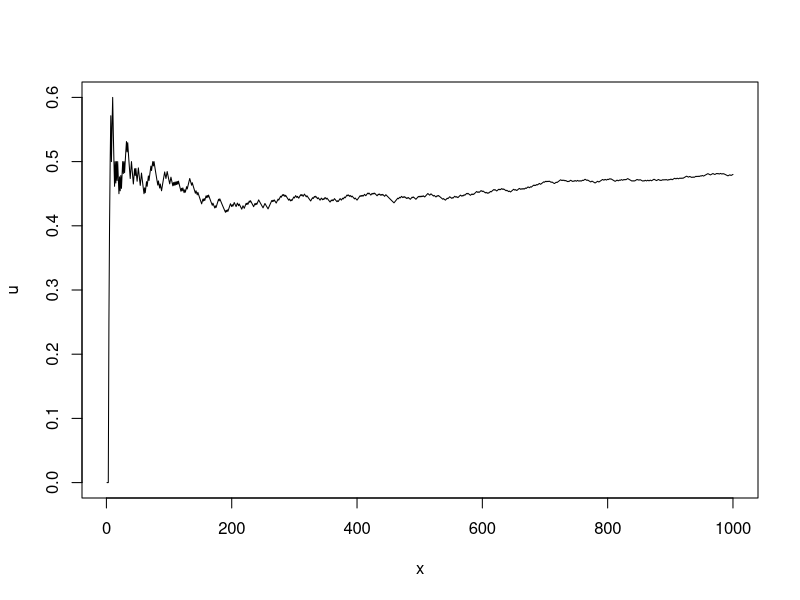
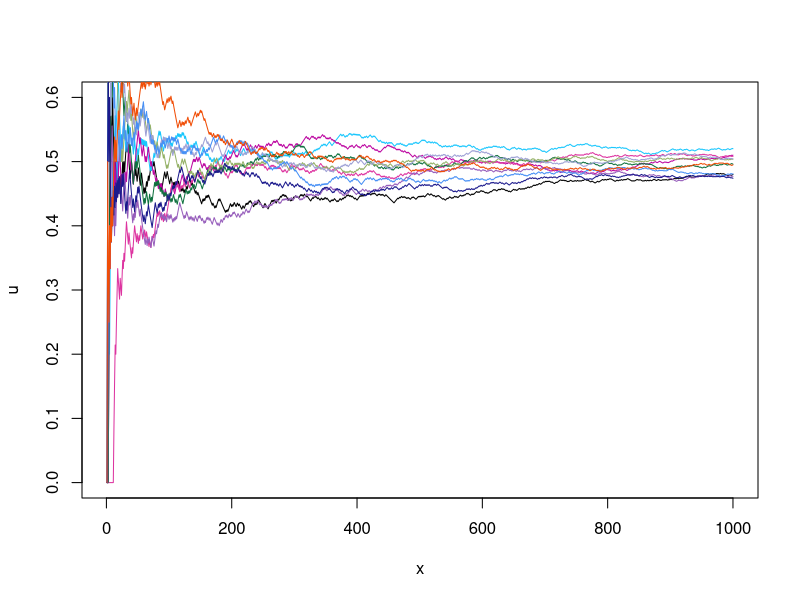
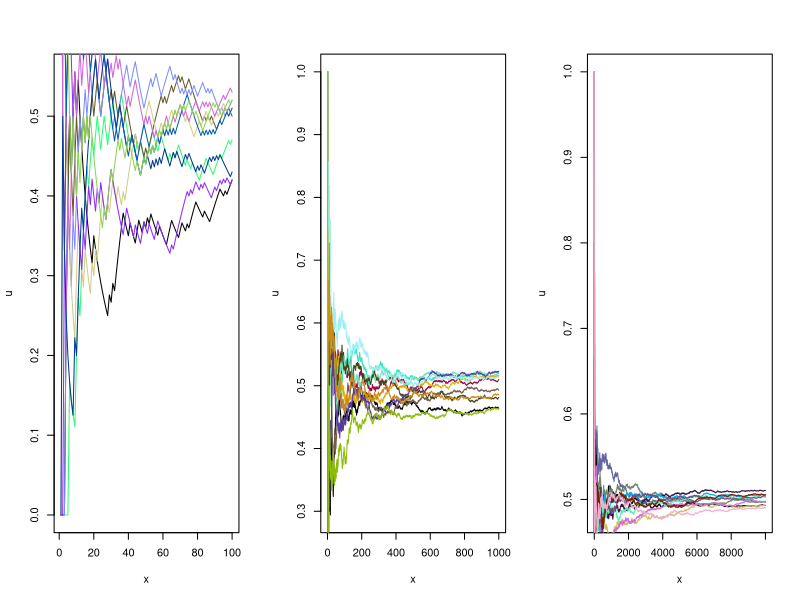

Source code (R) for these figures, in order:
#############
"R-code notes compilation for  Week 4, February 8th and 10th
Compiled by: Prognadipto Majumder, B.Math(hons.) 1st year"
#############



runningmean <- function(x, N) {
  y <- sample(x, N, replace = TRUE)
  # THIS samples N points wih replacement
  c <- cumsum(y)
  # cumulative sums of the 1st i values in i th position
  n <- 1:N
  c / n
  # Division is vectorised, mean of 1st i values of y is in ith position
}


u <- runningmean(c(0, 1), 1000)
# Simulating 1000 trials of Ber(1/2)
# the 1000 bernoulli-1/2 variables being X1,X2...X1000,
# The function returns the mean of the first i R.V.'s in the i th place.
# that is ,
# u[i]=(X1+X2+...+Xi)/i





# We "guess" the value of u[i] will converge to 1/2 as
# i gets really large. (It should converge with probability 1)


#######
x <- 1:1000
plot(u ~ x, type = "l")
# PLOTS line graph in base R code
#####



x <- 1:1000
plot(u ~ x, type = "l")
replicate(10, lines(
  runningmean(c(0, 1), 1000) ~ x,
  type = "l",
  col = rgb(runif(3), runif(3), runif(3))
))

# this prints 10 line graphs in the same plot by replicate command that makes
# 10 function calls. For each call, we RANDOMLY assign a colour to graph.




#####
par(mfrow = c(1, 3))
# par() is used to set graphical entry parameters.
# mfrow=c(1,3) is the command that ensures all subsequent figures will be
# drawn in a 1by 3 array on the device  BY COLUMNS.


u <- runningmean(c(0, 1), 100)
x <- 1:100

plot(u ~ x, type = "l")

replicate(
  10,
  lines(
    runningmean(c(0, 1), 100) ~ x,
    type = "l",
    col = rgb(runif(3), runif(3), runif(3))
  )
)





u <- runningmean(c(0, 1), 1000)
x <- 1:1000

plot(u ~ x, type = "l")

replicate(10, lines(
  runningmean(c(0, 1), 1000) ~ x,
  type = "l",
  col = rgb(runif(3), runif(3), runif(3))
))





u <- runningmean(c(0, 1), 10000)
x <- 1:10000

plot(u ~ x, type = "l")

replicate(10, lines(
  runningmean(c(0, 1), 10000) ~ x,
  type = "l",
  col = rgb(runif(3), runif(3), runif(3))
))



####

# As the number of trials increases , we can see that
# the variation of the mean of the random variables from 1/2 decreases rapidly